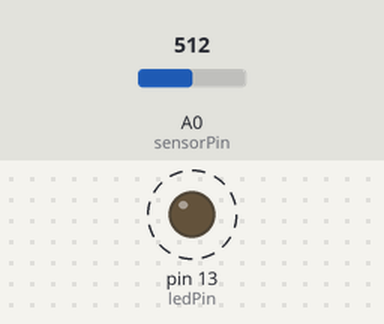
A sketch run on a simulated Arduino Uno, built with avr-gcc and run on an emulated ATmega328P. Shown: output pins drawn as LEDs (lit = HIGH). Dashed ring = blinking. Inputs (shaded band) come from the test bench; at power-on: A0 (sensorPin) = 512.

Above: at 1.8 s.
1.9 s: A0 (sensorPin) set to 0
At 3.0 s:
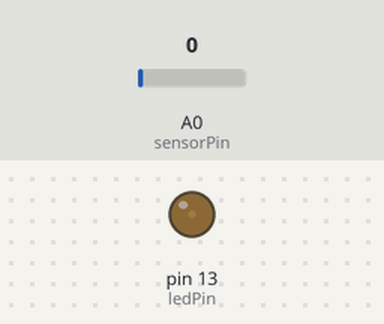
3.6 s: A0 (sensorPin) set to 122
At 3.9 s:
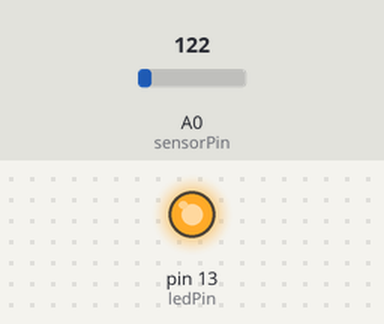
Timing chart, 0 to 13.1 s (numbered marks = the images above; inputs shaded):
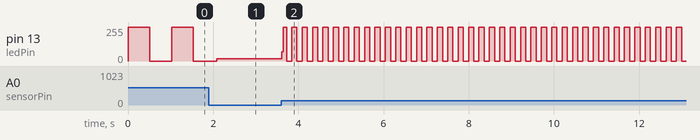

The sketch:

Schaltkreis_02.ino
```cpp
/*
SparkFun Inventors' Kit
Beispiel Sketch 02

Potentiometer

  Miss die Position eines Potentiometers und benutze diese, um die
  Blinkgeschwindigkeit einer LED zu steuern.
  Dreh den Griff, um sie schneller oder langsamer blinken zu lassen.

  Was ist ein Potentiometer?

  Ein Potentiometer, oder "Poti" abgekürzt, ist ein Drehregler.
  Das ist die Art von Steuerung, die man in Lautstärkereglern oder
  Dimmern für Lampen findet. Ein Potentiometer verändert den Widerstand,
  wenn dein Drehknopf gedreht wird. Benutzt man es als Spannungsteiler,
  kann der Arduino die Postion des Drehknopfs erkennen, und diesen Wert
  benutzen, um alles mögliche zu steuern (zum Beispiel die Blinkgeschwin-
  digkeit einer LED, wie wir es hier tun).

  Hardware-Verbindungen:

    Potentiometer:

      Potentiometer haben drei Pins. Wenn wir eines als Spannungsteiler
      benutzen, verbinden wir die äußeren Pins mit Spannung (Vcc) und
      Masse(GND). Der mittlere Pin wird zum Signalausgang (eine Spannung,
      die zwischen 0 Volt und 5 Volt variiert, abhängig von der Postion
      des Einstellknopfs).

      Verbinde den mittleren Pin mit ANALOG IN Pin A0 am Arduino.
      Verbinde einen der äußeren Pins mit 5V.
      Verbinde den anderen äußeren Pin mit GND.

      (TIP: wenn dein Programm läuft und sich die Drehrichtung des Potis
      „verkehrt herum“ anfühlt, kannst du die 5V- und GND-Anschlüsse
      am Poti vertauschen, um die Richtung zu ändern.)

    LED:

      Die meisten Arduinos haben bereits eine LED und VorWiderstand, die
      mit Pin 13 verbunden sind, also kann es sein, dass du keine zusätz-
      lichen Schaltung brauchst.

      Möchtest du allerdings eine weitere LED an Pin 13 aschließen, oder
      einen anderen Pin benutzen, befolge diese Schritte:

        Verbinde die postitive Seite deiner LED (längeres Beinchen) mit
        dem Arduino Digital-Pin 13 (oder einem anderen, digitalen Pin,
        aber vergiss nicht, den Code so zu ändern, dass sie übereinstimmen).

        Verbinde die negative Seite deiner LED (kürzeres Beinchen) mit
        einem 330-Ohm-Widerstand (orange-orange-braun).

        Verbinde die andere Seite des Widerstands mit GND.

Dieser Entwurf wurde ursprünglich von SparkFun Electronics mit viel Hilfe
der Arduino-Community geschrieben.
Übersetzt von den WissenSchaffern der Universität Ulm
Besuche http://learn.sparkfun.com/products/2 für Informationen über das SIK.
Besuche http://www.arduino.cc um mehr über den Arduino zu lernen.

Version 2.0 6DE/2015
*/


// Willkommen zurück! In diesem Entwurd werden wir anfangen,
// "Variablen" zu benutzen.

// Eine Variable ist eine benannte Zahl. Wir benutzen diese oft, um
// Zahlen zu speichern, die sich ändern – zum Beispiel Messungen aus
// der Außenwelt, oder um einen Entwurf verständlicher zu machen
// (manchmal macht ein bezeichnender Name mehr Sinn, als eine Zahl
// anzustarren).

// Variablen können verschiedenen "Datentypen" sein, die wir benutzen
// werden (darf sie negativ sein? Ein Komma haben?)  Wir werden später
// mehr Datentypen einführen, aber im Moment bleiben wir bei der guten
// alten Ganzzahl – der "Integer" ("int").

// Integer sind ganze Zahlen (0, 3, 5643). Sie können negativ sein,
// und aus Gründen, die wir jetzt nicht weiter auführen, können sie
// einen Wert zwischen -32768 und 32767 haben. (Keine Sorge, falls du
// größere Zahlen brauchst, gibt es dafür andere Datentypen. Siehe:
// http://arduino.cc/en/Reference/VariableDeclaration für eine Liste
// aller Datentypen, die du benutzen kannst).

// Du musst Variablen "deklarieren" bevor du sie benutzt, damit der
// Computer sie kennt.
// Hier deklarieren wir zwei Integer-Variabeln zugleich, und gleich-
// zeitig initalisieren wir sie mit genauen Werten. Wir machen das,
// damit wir in Zukunft die Pins mit ihrem Namen, statt ihrer Nummer
// bezeichnen können.

// Beachte, dass bei Variablennamen Groß-und Kleinschreibung zählt!
// Wenn du einen Fehler bekommst, dass eine Variable nicht deklariert
// sei, kontrolliere, ob du die Variablennamen korrekt geschrieben hast.

// Hier erzeugen wir eine Variable mit dem Namen "sensorPin" vom Typ
// "int" und initalisieren sie mit dem Wert "0":

int sensorPin = 0;  //Das Potentiomete ist mit dem Analogen Pin 0 verbunden


int ledPin = 13;    //Die LED ist mit dem digitalen Pin 13 verbunden

// Eine Sache noch. Wenn du eine Variable außerhalb einer Funktion
// deklarierst, so wie hier, heißen sie "globale Variablen" und
// können von allen Funktionen gesehen werden.
// Normalerweise ist es sinnvoll, die Gültigkeit einer Variable auf
// einzelne Funktionen einzuschränken – aber da wir gerade erst an-
// fangen, reichen globale Variablen voll aus.

void setup()   //diese Funktion wird ausgeführt, sobald der Sketch läuft
{
  // Wir benutzen Pin 13, um die LED anzusteuern – also müssen wir ihn
  // als Ausgang konfigurieren.

  // Da wir bereits eine Variable mit dem Namen ledPin auf Pin 13
  // gesetzt haben, können wir "ledPin" anstatt Pin 13 benutzen.
  // Dies macht den Code übersichtlicher.

  pinMode(ledPin, OUTPUT);

  // Diese Zeile macht dasselbe wie "PinMode(13, OUTPUT);"

  // Du wunderst dich vielleicht, warum wir nicht den sensorPin als
  // Eingang einrichten. Der Grund dafür ist, dass dies ein analoger
  // Eingang ist. Diese Pins haben die besondere Fähigkeit, verschie-
  // dene Spannungen von Sensoren wie unserem Potentiometer einzulesen.
  // Da sie immer als Eingänge benutzt werden, müssen sie nicht wei-
  // ter konfiguriert werden.
}


void loop() // Diese Funktion läuft unendlich lange, sobald setup() beendet ist
{
  // Zuerst deklarieren wir eine weitere Integer-Variable, um den
  // Wert des Potentiometers zu speichern.
  int sensorWert;

  // Das Potentiometer ist als Spannungsteiler eingestellt, so dass,
  // wenn du an ihm drehst, der mittlere Pin zwischen 0V und 5V ausgibt.
  // Wir haben den mittleren Pin des Potentiometers mit dem analogen
  // Eingang 0 des Arduinos verbunden.

  // Der Arduino kann externe Spannungen auf dem analogen Eingangspin
  // einlesen - mit Hilfe einer eingebauten Funktion, die analogRead()
  // heißt. Diese Funktion hat einen Parameter: Den analogen Pin, den
  // wir benutzen (in diesem Fall die Variable sensorPin, die wir vorher
  // auf 0 gesetzt haben). Die Funktion gibt einen Integerwert aus,
  // der zwischen 0 (0 Volt) und 1023 (5 Volt) liegt.
  // Wir speichern diesen Wert in die Variable "sensorWert":

  sensorWert = analogRead(sensorPin);

  // Jetzt lassen wir die LED blinken, so wie im ersten Beispiel.
  // Wir werden aber die Variable sensorWert nutzen, um die Blink-
  // geschwindigkeit zu ändern (je kleiner der Wert, desto schneller
  // das Blinken).

  // Beachte, dass wir die Variable ledPin auch hier benutzen:

  digitalWrite(ledPin, HIGH); //Schaltet die LED an

  delay(sensorWert);          // Pause, sensorWert
                              // Millisekunden lang

  digitalWrite(ledPin, LOW);  //Schaltet LED aus

  delay(sensorWert);          // Pause, sensorWert
                              // Millisekunden lang

  // Denk daran, dass loop() sich unendlich wiederholt, also passiert
  // alles hier drin unendlich lang wieder von vorne.
  }
```

Measured:
- after the input at 3.6 s, pin 13 (ledPin): 16/255 → 68/255 at once, then moves between 0/255 and 255/255, repeating every 0.24 s
- by itself, pin 13 (ledPin): alternates 255/255 for 0.51 s and 0/255 for 0.51 s
